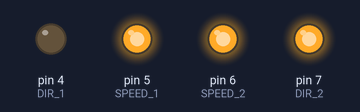
This sketch was run on a simulated Arduino Uno, built with avr-gcc and run on an emulated ATmega328P. Parts: output pins drawn as LEDs (lit = HIGH).

Above: at 1.0 s.
At 7.0 s:
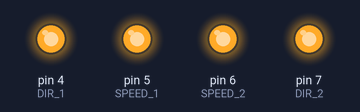
At 11.1 s:
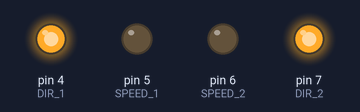
At 17.2 s:
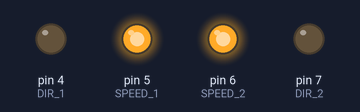
At 23.7 s:
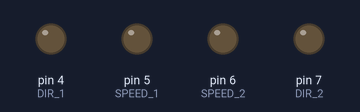
Timing chart, 0 to 32.8 s (numbered marks = the images above):
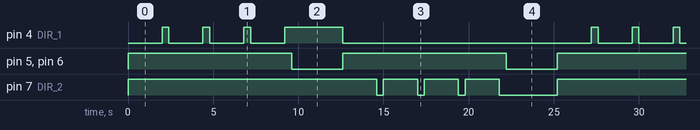

The sketch:

stateMachine.ino
```cpp
#define SPEED_1      5
#define DIR_1        4
#define SPEED_2      6
#define DIR_2        7
int state = 0;
void setup() {
  for (int i = 4; i < 8; i++) {
    pinMode(i, OUTPUT);
  }
}
void move_forward(int car_speed) {
  digitalWrite(DIR_1, LOW);
  digitalWrite(DIR_2, HIGH);
  analogWrite(SPEED_1, car_speed);
  analogWrite(SPEED_2, car_speed);
}

void move_back(int car_speed) {
  digitalWrite(DIR_1, HIGH);
  digitalWrite(DIR_2, LOW);
  analogWrite(SPEED_1, car_speed);
  analogWrite(SPEED_2, car_speed);
}

void rotate_left(int car_speed) {
  digitalWrite(DIR_1, LOW);
  digitalWrite(DIR_2, LOW);
  analogWrite(SPEED_1, car_speed);
  analogWrite(SPEED_2, car_speed);
}

void rotate_right(int car_speed) {
  digitalWrite(DIR_1, HIGH);
  digitalWrite(DIR_2, HIGH);
  analogWrite(SPEED_1, car_speed);
  analogWrite(SPEED_2, car_speed);
}

void stop(){
  analogWrite(SPEED_1, 0);
  analogWrite(SPEED_2, 0);
}

void turn_left(int car_speed, float steepness) {
  if(steepness > 1) {
    steepness = 1;
  }
    if(steepness < 0) {
    steepness = 0;
  }
  digitalWrite(DIR_1, LOW);
  digitalWrite(DIR_2, HIGH);
  analogWrite(SPEED_1, car_speed);
  analogWrite(SPEED_2, car_speed * steepness);
}

void turn_right(int car_speed, float steepness) {
  if(steepness > 1) {
    steepness = 1;
  }
    if(steepness < 0) {
    steepness = 0;
  }
  digitalWrite(DIR_1, LOW);
  digitalWrite(DIR_2, HIGH);
  analogWrite(SPEED_1, car_speed * steepness);
  analogWrite(SPEED_2, car_speed);
  delay(500);

}


void loop() {
  for(int i = 0; i < 4; i++) {
    move_forward(255);
    delay(2000);
    rotate_right(255);
    delay(400);
  }
  stop();
  delay(3000);

    for(int i = 0; i < 4; i++) {
    move_forward(255);
    delay(2000);
    rotate_left(255);
    delay(400);
  }
  stop();
  delay(3000);
}
```

Measured:
- by itself, pin 4 (DIR_1): repeats every 25.2 s: 2 × (LOW 2.0 s, HIGH 0.40 s), LOW 2.0 s, HIGH 3.4 s, LOW 14.6 s, HIGH 0.40 s
- by itself, pin 5 (SPEED_1), pin 6 (SPEED_2): alternates HIGH for 9.6 s and LOW for 3.0 s
- by itself, pin 7 (DIR_2): repeats every 25.2 s: 3 × (LOW 0.40 s, HIGH 2.0 s), LOW 3.4 s, HIGH 14.6 s
